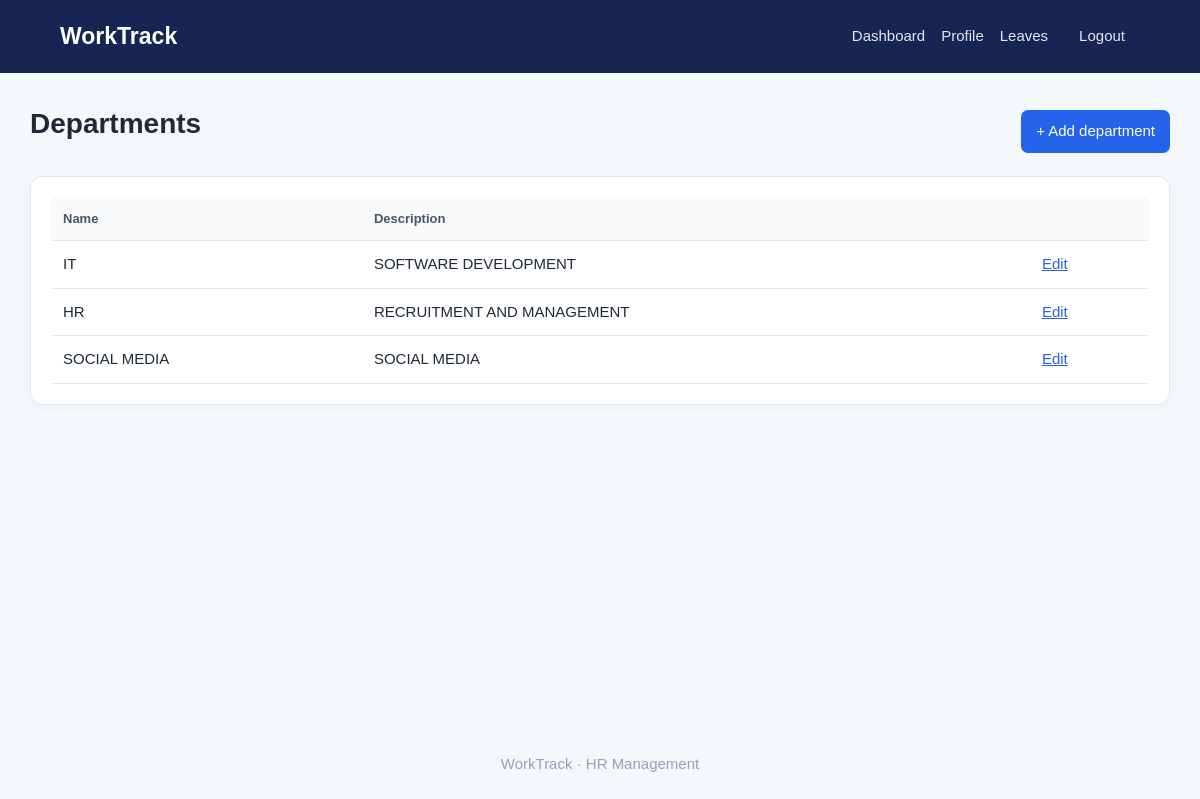
The app's page /departments/ (signed in) with its own data.
### employees/models.py (models this page shows, shortened)
class Department(models.Model):
 name=models.CharField(max_length=100,unique=True)
 description=models.CharField(max_length=250,blank=True)

### employees/views.py (the view)
# urls.py: path("departments/",views.department_list,name="department_list"),
@roles_required("Admin","HR")
def department_list(request):
 return render(request,"employees/departments.html",{"departments":Department.objects.all()})

### employees/views.py (called while the page is built)
def role(user):
 if not user.is_authenticated: return "Guest"
 if user.is_superuser: return "Admin"
 names=set(user.groups.values_list("name",flat=True))
 for r in ("Admin","HR","Employee"):
  if r in names: return r
 return "Employee"

def roles_required(*allowed):
 def decorator(view):
  @login_required
  @wraps(view)
  def wrapped(request,*args,**kwargs):
   if role(request.user) not in allowed:
    messages.error(request,"You do not have permission to access that page.")
    return redirect("dashboard")
   return view(request,*args,**kwargs)
  return wrapped
 return decorator

### templates/employees/departments.html
{% extends "base.html" %}{% block content %}<div class="heading"><h1>Departments</h1><a class="primary" href="{% url 'department_add' %}">+ Add department</a></div><div class="card"><table><thead><tr><th>Name</th><th>Description</th><th></th></tr></thead><tbody>{% for d in departments %}<tr><td>{{ d.name }}</td><td>{{ d.description|default:"—" }}</td><td><a href="{% url 'department_edit' d.pk %}">Edit</a></td></tr>{% empty %}<tr><td colspan="3">No departments yet. Add your first department.</td></tr>{% endfor %}</tbody></table></div>{% endblock %}

### static/css/style.css (style rules this page uses)
* { box-sizing:border-box }
body { margin:0;background:#f4f7fb;color:#1f2937;font:15px/1.5 Arial,sans-serif }
h1 { font-size:28px;margin:0 0 16px }
.card { background:white;border:1px solid #e2e8f0;border-radius:12px;padding:20px;box-shadow:0 3px 12px #0f172a08 }
.heading { display:flex;align-items:center;justify-content:space-between;gap:15px;margin-bottom:15px }
.primary,button { display:inline-block;border:0;border-radius:7px;background:#2563eb;color:white;padding:10px 15px;text-decoration:none;cursor:pointer;font:inherit }
table { width:100%;border-collapse:collapse;min-width:650px }
th,td { text-align:left;padding:12px;border-bottom:1px solid #e5e7eb;vertical-align:top }
th { background:#f8fafc;color:#475569;font-size:13px }
td a { color:#2563eb }

### records on screen
Department: name "IT", description "SOFTWARE DEVELOPMENT"
Department: name "HR", description "RECRUITMENT AND MANAGEMENT"
Department: name "SOCIAL MEDIA", description "SOCIAL MEDIA"
